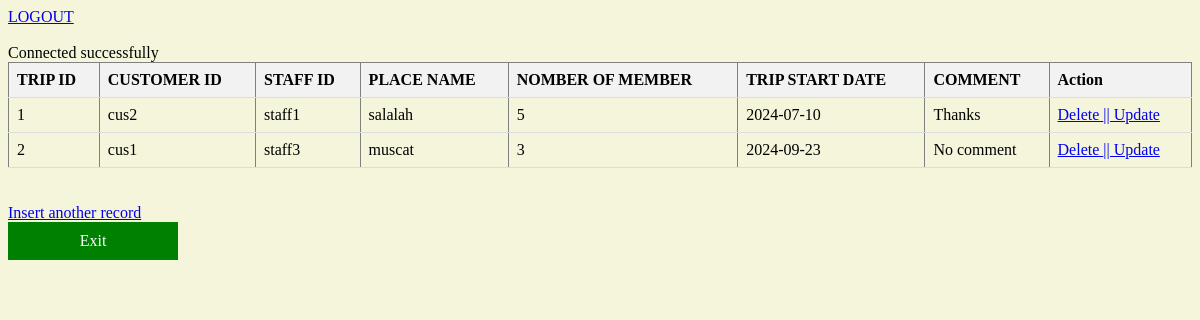
The app's page /detailview.php with its own data.
### tables this page shows
CREATE TABLE IF NOT EXISTS `detail` (
  `tripid` int(12) NOT NULL AUTO_INCREMENT,
  `cusid` varchar(12) NOT NULL,
  `staffid` varchar(12) NOT NULL,
  `pname` varchar(40) NOT NULL,
  `nom` int(20) NOT NULL,
  `sdate` date NOT NULL,
  `comments` varchar(50) NOT NULL,
  PRIMARY KEY (`tripid`),
  KEY `cusid` (`cusid`),
  KEY `staffid` (`staffid`)
);

### detailview.php (the view, shortened to what this page needs)
<a href='logout.php'>LOGOUT</a><br> <br>
<?php
include('dbconnect.php');
$sql = "select tripid,cusid,staffid,pname,nom,sdate,comments from detail order by tripid asc ";
$stmt=$conn->query($sql);
$rows=$stmt->fetchAll(PDO::FETCH_ASSOC);
$n=$stmt->rowCount();
?>
<!DOCTYPE html>
<html lang="en">
<head>
    <link rel="stylesheet" href="styleview.css">
</head>
<body>
<?php
if($n>0){
	echo "<table border='1'><tr>
		<th>TRIP ID</th>
		<th>CUSTOMER ID</th>
		<th>STAFF ID</th>
		<th>PLACE NAME</th>
		<th>NOMBER OF MEMBER</th>
		<th>TRIP START DATE</th>
		<th>COMMENT</th>
		<th>Action</th></tr>";
	foreach($rows as $row){
		echo "<tr>";
		echo "<td>{$row['tripid']}</td>";
		echo "<td>{$row['cusid']}</td>";
		echo "<td>{$row['staffid']}</td>";
		echo "<td>{$row['pname']}</td>";
		echo "<td>{$row['nom']}</td>";
		echo "<td>{$row['sdate']}</td>";
		echo "<td>{$row['comments']}</td>";
		echo "<td><a href='detaildelete.php?tripid={$row['tripid']}'
		onclick=\"return confirm('Do you want to delet this detail?');\"> Delete </a>
		<a href='detailsupdate.php?tripid={$row['tripid']}'> || Update</a></td></tr>";
	}
	echo"</table>";
	echo "<br><br><a href=details.php>Insert another record</a>";
	echo "<div style='background-color: green; width: 150px; padding: 10px; text-align: center;'>
          <a href='spage.php' style='color: white; text-decoration: none;'>Exit</a>
      </div>";
} else {
    echo "No records have been found";
}
?>

### styleview.css (style rules this page uses)
body { background-color: beige; }
table { width: 100%; border-collapse: collapse; }
th, td { padding: 8px; text-align: left; border-bottom: 1px solid #ddd; }
th { background-color: #f2f2f2; }

### records on screen
detail: tripid "1", cusid "cus2", staffid "staff1", pname "salalah", nom "5", sdate "2024-07-10", comments "Thanks"
detail: tripid "2", cusid "cus1", staffid "staff3", pname "muscat", nom "3", sdate "2024-09-23", comments "No comment"
